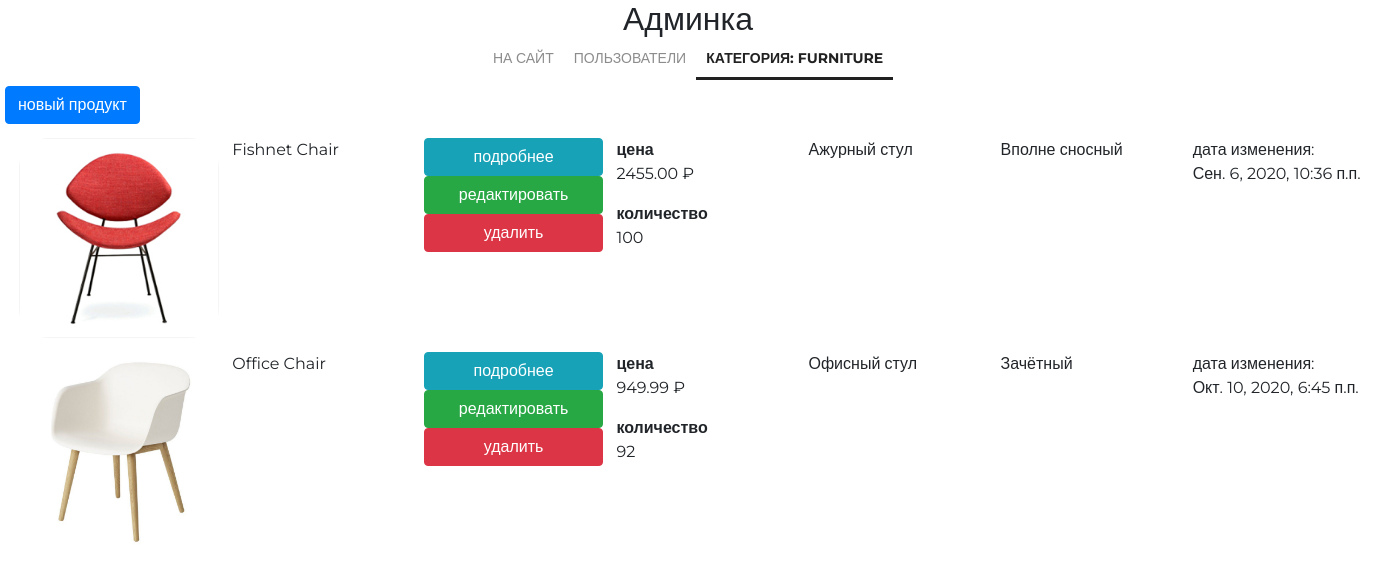
Page /my/admin/category/28/products/ (signed in) on the earlier database version.
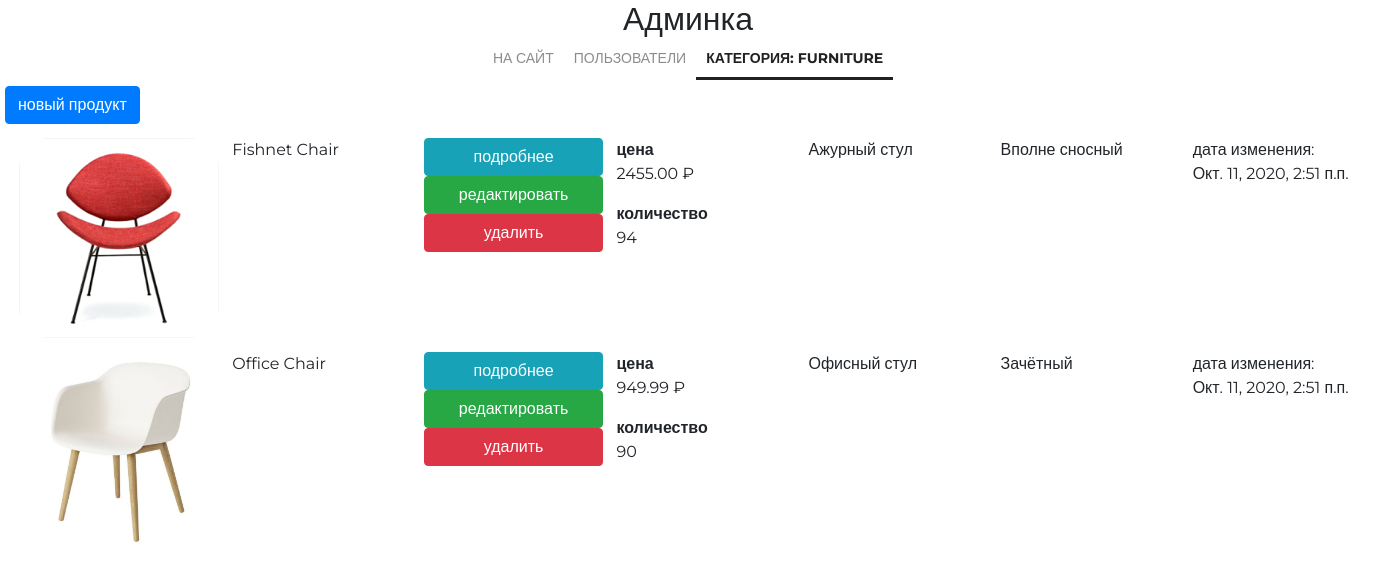
Same page on the later database version.
### mainapp/models.py (models this page shows, shortened)
class Product(models.Model):
    category = models.ForeignKey(ProductCategory,
                                 on_delete=models.CASCADE,
                                 verbose_name='категория продукта')
    name = models.CharField('имя продукта', max_length=128)
    image = models.ImageField(upload_to='products_images', blank=True)
    short_desc = models.CharField('краткое описание продукта', max_length=64, blank=True)
    description = models.TextField('описание продукта', blank=True)
    price = models.DecimalField('цена продукта', max_digits=8, decimal_places=2, default=0)
    quantity = models.PositiveIntegerField('количество на складе', default=0)
    is_active = models.BooleanField(verbose_name='активность', default=True, db_index=True)
    modified_date = models.DateTimeField(
        verbose_name='дата изменения', auto_now=True)
    class Meta:
        verbose_name = 'продукт'
        verbose_name_plural = 'продукты'
        ordering = ['-is_active', 'category', 'name']

### adminapp/views.py (the view)
# urls.py: path('category/<int:category_pk>/products/', adminapp.category_products,
@user_passes_test(lambda u: u.is_superuser)
def category_products(request, category_pk):
    category = get_object_or_404(ProductCategory, pk=category_pk)
    object_list = category.product_set.all()
    context = {
        'page_title': f'админка/категория {category.name}/продукты',
        'category': category,
        'object_list': object_list,
    }
    return render(request, 'adminapp/category_products_list.html', context)

### mainapp/context_processors.py (called while the page is built)
def get_categories(request):
    if settings.LOW_CACHE:
        key = 'links_menu'
        links_menu = cache.get(key)
        if links_menu is None:
            links_menu = ProductCategory.objects.filter(is_active=True)
            cache.set(key, links_menu)
    else:
        links_menu = ProductCategory.objects.filter(is_active=True)
    return {
        'categories': links_menu
    }

### mainapp/templatetags/my_tags.py (called while the page is built)
def media_folder_products(string):
    if not string:
        string = 'products_images/default.jpg'
    return f'{settings.MEDIA_URL}{string}'

### adminapp/templates/adminapp/category_products_list.html
{% extends 'adminapp/base.html' %}
{% load static %}
{% load my_tags %}
{% block container %}
    <div class="categories_list">
        <a href="{% url 'my_admin:product_create' category_pk=category.pk %}"
           class="btn btn-primary new-category">
            новый продукт
        </a>
        {% for object in object_list %}
            <div class="category-record {% if not object.is_active %}not-active{% endif %}">
                <div>
                    <img src="{{ object.image|media_folder_products }}"
                     alt="{{ object.name }}">
                </div>
                <div class="category-name">
                    {{ object.name|title }}
                </div>
                <div class="category-actions">
                    <a href="{% url 'my_admin:product_read' product_pk=object.pk %}"
                       class="btn btn-info">
                        подробнее
                    </a>
                    <a href="{% url 'my_admin:product_update' object.pk %}"
                       class="btn btn-success">
                        редактировать
                    </a>
                    {% if object.is_active %}
                        <a href="{% url 'my_admin:product_delete' object.pk %}"
                           class="btn btn-danger">
                            удалить
                        </a>
                    {% endif %}
                </div>
                <div class="summary">
                    <b>цена</b>
                    <p>{{ object.price }} &#8381;</p>
                    <b>количество</b>
                    <p>{{ object.quantity }}</p>
                </div>
                <div class="category-desc">
                    {{ object.short_desc|capfirst }}
                </div>
                <div class="product-description">
                    {{ object.description|capfirst }}
                </div>
                <div class="modified_date">
                    дата изменения:<br>
                    {{ object.modified_date }}
                </div>
            </div>
        {% endfor %}
    </div>
{% endblock %}

Differences in the rows shown:
changed Product "Fishnet Chair": quantity "100" → "94"; modified_date "Сен. 6, 2020, 10:36 п.п." → "Окт. 11, 2020, 2:51 п.п."
changed Product "Office Chair": quantity "92" → "90"; modified_date "Окт. 10, 2020, 6:45 п.п." → "Окт. 11, 2020, 2:51 п.п."
